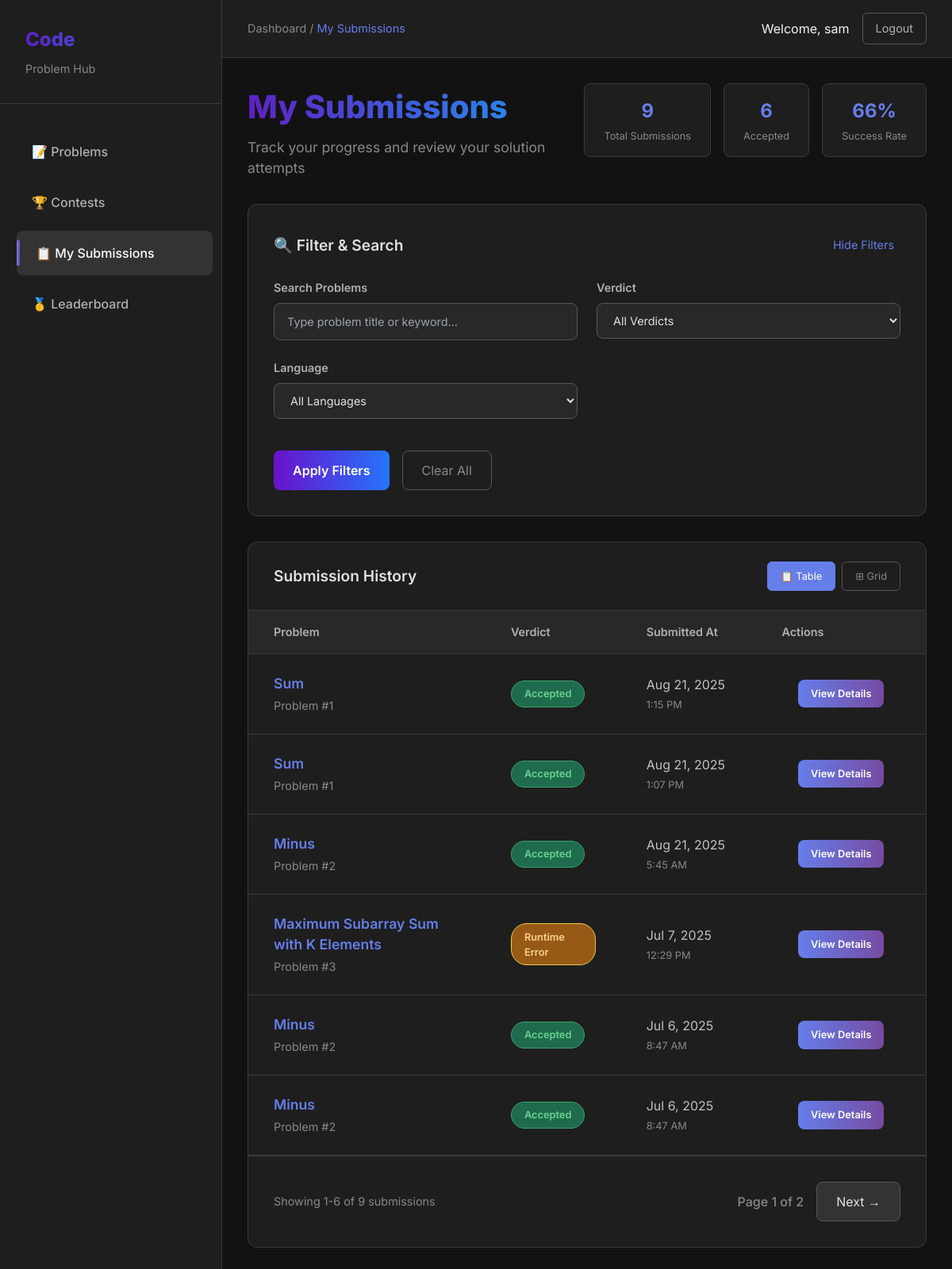
Before: /submissions/history/ (signed in) with the older database file.
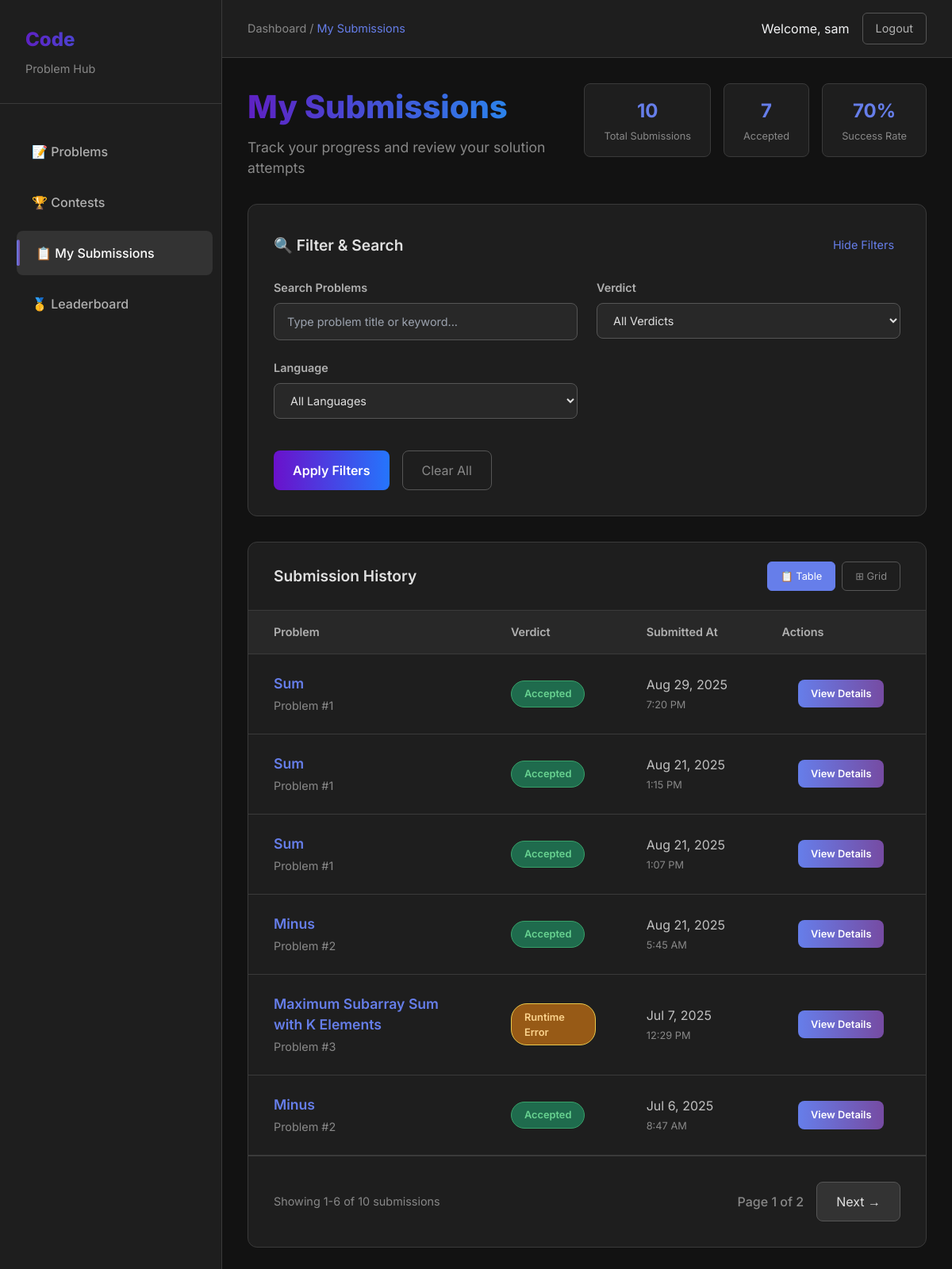
After: the same page with the newer database file.
### submissions/models.py (models this page shows, shortened)
class Submission(models.Model):
    STATUS_CHOICES = [
        ('Accepted', 'Accepted'),
        ('Wrong Answer', 'Wrong Answer'),
        ('Time Limit Exceeded', 'Time Limit Exceeded'),
        ('Runtime Error', 'Runtime Error'),
    ]
    user = models.ForeignKey(User, on_delete=models.CASCADE)
    problem = models.ForeignKey(Problem, on_delete=models.CASCADE)
    code = models.TextField()
    language = models.CharField(max_length=20, default='python')
    created_at = models.DateTimeField(auto_now_add=True)
    verdict = models.CharField(max_length=20, choices=STATUS_CHOICES)
    output = models.TextField()
    error = models.TextField()

### problems/models.py (models this page shows, shortened)
class Problem(models.Model):
    DIFFICULTY_CHOICES = [
        ('Easy', 'Easy'),
        ('Medium', 'Medium'),
        ('Hard', 'Hard'),
    ]
    title = models.CharField(max_length=200)
    description = models.TextField()
    input_description = models.TextField()
    output_description = models.TextField()
    constraints = models.TextField()
    sample_input = models.TextField()
    sample_output = models.TextField()
    difficulty = models.CharField(max_length=10, choices=DIFFICULTY_CHOICES)
    tags = models.ManyToManyField(Tag, related_name='problems')
    slug = models.SlugField(unique=True)

### submissions/views.py (the view)
# urls.py: path('history/', views.submission_history, name='submission_history'),
@login_required
def submission_history(request):
    submissions = Submission.objects.filter(user=request.user).order_by('-created_at')
    paginator = Paginator(submissions, 6)
    page_number = request.GET.get('page')
    page_obj = paginator.get_page(page_number)
    if User.is_authenticated:
        total_submissions = submissions.count()
        accepted_count = submissions.filter(verdict='Accepted').count()
    else:
        total_submissions = 0
        accepted_count = 0
    percent_accepted = int(accepted_count / total_submissions * 100) if total_submissions > 0 else 0
    return render(request, 'submissions/history.html', {
        'submissions': page_obj,
        'total_submissions': total_submissions,
        'accepted_count': accepted_count,
        'percent_accepted': percent_accepted,
        })

### templates/submissions/history.html (shortened to what this page needs)
<!DOCTYPE html>
<html lang="en">
<head>
    <script src="https://cdn.tailwindcss.com"></script>
</head>
<body class="bg-gray-900 text-gray-100">
    <div class="main-container">
        <aside class="sidebar" id="sidebar">
            <div class="sidebar-header">
                <div class="sidebar-title">Code</div>
                <div class="sidebar-subtitle">Problem Hub</div>
            </div>
            <nav>
                <a href="/problems/">📝 Problems</a>
                <a href="/problems/contests/">🏆 Contests</a>
                <a href="/submissions/history/" class="active">📋 My Submissions</a>
                <a href="/submissions/leaderboard/">🥇 Leaderboard</a>
            </nav>
        </aside>
        <div style="flex: 1;">
            <header class="top-header">
                <div class="breadcrumb">
                    Dashboard / <span>My Submissions</span>
                </div>
                <div class="user-actions">
                    {% if user.is_authenticated %}
                        <span>Welcome, {{ user.username }}</span>
                        <a href="/problems/logout/">Logout</a>
                    {% else %}
                        <a href="/login/">Login</a>
                        <a href="/register/">Sign Up</a>
                    {% endif %}
                </div>
            </header>
            <main class="content-area">
                <div class="content-header">
                    <div class="page-title-section">
                        <h1 class="page-title">My Submissions</h1>
                        <p class="page-subtitle">Track your progress and review your solution attempts</p>
                    </div>
                    <div class="stats-section">
                        <div class="stat-card">
                            <div class="stat-number" id="totalSubmissions">{{total_submissions}}</div>
                            <div class="stat-label">Total Submissions</div>
                        </div>
                        <div class="stat-card">
                            <div class="stat-number" id="acceptedSubmissions">{{accepted_count}}</div>
                            <div class="stat-label">Accepted</div>
                        </div>
                        <div class="stat-card">
                            <div class="stat-number" id="acceptanceRate">{{percent_accepted}}%</div>
                            <div class="stat-label">Success Rate</div>
                        </div>
                    </div>
                </div>
                <div class="filter-panel">
                    <div class="filter-header">
                        <h2 class="filter-title">🔍 Filter & Search</h2>
                        <button class="filter-toggle" onclick="toggleFilters()">Hide Filters</button>
                    </div>
                    <form id="filterForm" class="filter-grid">
                        <div class="filter-group">
                            <label for="search">Search Problems</label>
                            <input type="text" name="search" id="search" placeholder="Type problem title or keyword..." value="">
                        </div>
                        <div class="filter-group">
                            <label for="verdict">Verdict</label>
                            <select name="verdict" id="verdict">
                                <option value="">All Verdicts</option>
                            </select>
                        </div>
                        <div class="filter-group">
                            <label for="language">Language</label>
                            <select name="language" id="language">
                                <option value="">All Languages</option>
                            </select>
                        </div>
                        <div class="filter-actions">
                            <button type="button" class="filter-button" onclick="applyFilters()">Apply Filters</button>
                            <button type="button" class="clear-button" onclick="clearFilters()">Clear All</button>
                        </div>
                    </form>
                </div>
                <div class="submissions-container">
                    <div class="submissions-header">
                        <h2 class="submissions-title">Submission History</h2>
                        <div class="view-toggle">
                            <button class="view-button active" onclick="switchView('table')">📋 Table</button>
                            <button class="view-button" onclick="switchView('grid')">⊞ Grid</button>
                        </div>
                    </div>
                    <div class="submissions-table-container" id="tableView">
                        <table class="submissions-table">
                            <thead>
                                <tr>
                                    <th style="width: 35%;">Problem</th>
                                    <th style="width: 20%;">Verdict</th>
                                    <th style="width: 20%;">Submitted At</th>
                                    <th style="width: 25%;">Actions</th>
                                </tr>
                            </thead>
                            <tbody id="submissionTableBody">
                                {% for submission in submissions %}
                                <tr>
                                    <td>
                                        <a href="{% url 'problem_detail' submission.problem.slug %}" class="problem-title-cell">{{ submission.problem.title }}</a>
                                        <div style="color: #888; font-size: 0.9rem; margin-top: 0.25rem;">
                                            Problem #{{ submission.problem.id }}
                                        </div>
                                    </td>
                                    <td>
                                        <span class="verdict-badge
                                            {% if submission.verdict == 'Accepted' %}verdict-accepted
                                            {% elif submission.verdict == 'Wrong Answer' %}verdict-wrong
                                            {% elif submission.verdict == 'Runtime Error' %}verdict-runtime-error
                                            {% elif submission.verdict == 'Time Limit Exceeded' %}verdict-tle
                                            {% else %}verdict-other
                                            {% endif %}">
                                            {{ submission.verdict }}
                                        </span>
                                    </td>
                                    <td style="color: #c0c0c0;">
                                        {{ submission.created_at|date:"M j, Y" }}<br>
                                        <span style="color: #888; font-size: 0.8rem;">{{ submission.created_at|time:"g:i A" }}</span>
                                    </td>
                                    <td class="actions-cell">
                                        <button
                                            onclick="showSubmissionDetails(
                                                `{{ submission.code|escapejs }}`,
                                                `{{ submission.output|default:''|escapejs }}`,
                                                `{{ submission.error|default:''|escapejs }}`,
                                                '{{ submission.problem.title|escapejs }}',
                                                '{{ submission.verdict|escapejs }}',
                                                '{{ submission.created_at|escapejs }}'
                                            )"
                                            class="view-details-btn"
                                        >
                                            View Details
                                        </button>
                                    </td>
                                </tr>
                                {% endfor %}
                            </tbody>
                        </table>
                    </div>
                    <div class="pagination-container">
                        <div class="pagination-info">
                            Showing {{ submissions.start_index }}-{{ submissions.end_index }} of {{ submissions.paginator.count }} submissions
                        </div>
                        <div class="pagination-controls">
                            <span>Page {{ submissions.number }} of {{ submissions.paginator.num_pages }}</span>
                            {% if submissions.has_next %}
                                <a href="?page={{ submissions.next_page_number }}">
                                    Next →
                                </a>
                            {% endif %}
                        </div>
                    </div>
                </div>
            </main>
        </div>
    </div>
</body>
</html>

Changed rows visible on the page:
no longer on this page (row unchanged): Submission: problem "Minus", problem.id "2", verdict "Accepted", created_at "Jul 6, 2025", created_at "8:47 AM"
added Submission: problem "Sum", problem.id "1", verdict "Accepted", created_at "Aug 29, 2025", created_at "7:20 PM"
Other visible differences:
{{ total_submissions }}: "9" → "10"
{{ accepted_count }}: "6" → "7"
{{ percent_accepted }}: "66" → "70"
{{ submissions.paginator.count }}: "9" → "10"
